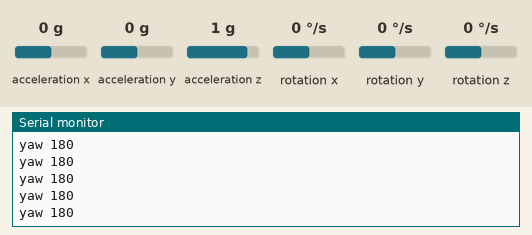
Recording of a sketch running on a simulated Arduino Uno, built with avr-gcc and run on an emulated ATmega328P. On the bench: the last lines printed to the serial monitor. The inputs (shaded band) are chosen by the test bench; at power-on: rotation y 0 °/s, acceleration y 0 g, acceleration x 0 g, acceleration z 1 g, rotation x 0 °/s, rotation z 0 °/s.

Above: at 1.2 s.
1.3 s: rotation y set to -192 °/s
At 1.83 s:
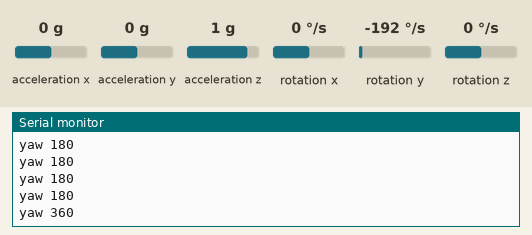
2.8 s: acceleration y set to -1.4 g
At 2.83 s:
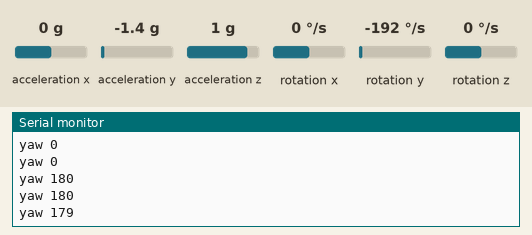
4.3 s: acceleration x set to -1.4 g
At 4.31 s:
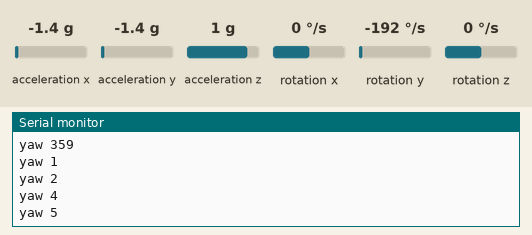
5.8 s: acceleration z set to -1.4 g
At 5.83 s:
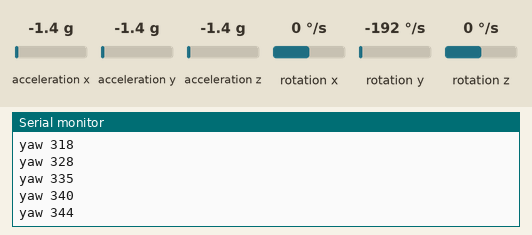
7.3 s: rotation x set to -192 °/s
At 7.31 s:
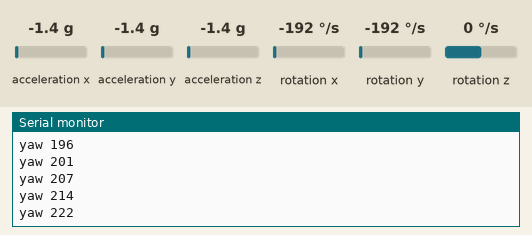
Timing chart, 0 to 9.8 s (numbered marks = the images above; inputs shaded):
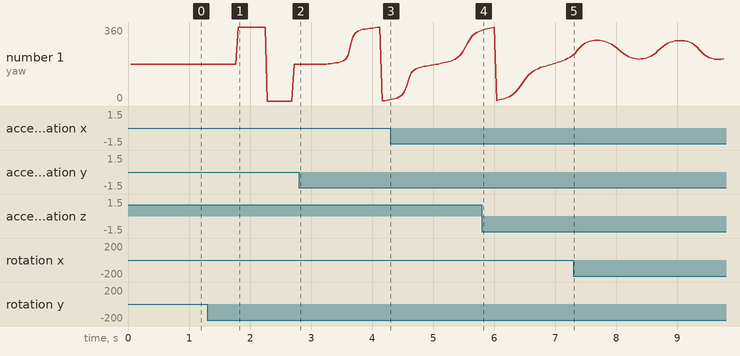

Measured:
- after the input at 1.3 s, the serial monitor: prints a new line after 0.51 s (image 1)
- after the input at 2.8 s, the serial monitor: prints a new line at once (image 2)
- plotted number 1: 180 → 5 after the input at 2.8 s

The sketch:

nitin1.ino
```cpp
#include <MPU9250.h>

#include <MadgwickAHRS.h>
#include <Wire.h>
#include <MPU6050.h>

MPU6050 mpu;

// Timers
unsigned long timer = 0;
float timeStep = 0.01;

// Pitch, Roll and Yaw values
float pitch = 0;
float roll = 0;
int yaw = 0;
Madgwick filter;
unsigned long microsPerReading, microsPrevious,microsNow;
float accelScale, gyroScale;


void setup()
{


   Serial.begin(9600);

  filter.begin(25);

  // initialize variables to pace updates to correct rate
  microsPerReading = 1000000 / 25;
  microsPrevious = micros();


  // Initialize MPU6050
  while(!mpu.begin(MPU6050_SCALE_2000DPS, MPU6050_RANGE_2G))
  {
    Serial.println("Could not find a valid MPU6050 sensor, check wiring!");
   // delay(500);
  }

  // Calibrate gyroscope. The calibration must be at rest.
  // If you don't want calibrate, comment this line.
  mpu.calibrateGyro();

  // Set threshold sensivty. Default 3.
  // If you don't want use threshold, comment this line or set 0.
  mpu.setThreshold(3);
}

void loop()
{
  timer = millis();
   microsNow = micros();
   if (microsNow - microsPrevious >= microsPerReading) {

    // Output raw
    Vector ng = mpu.readNormalizeGyro();


  Vector na= mpu.readNormalizeAccel();

    // update the filter, which computes orientation
    filter.updateIMU(ng.XAxis,ng.YAxis,ng.ZAxis,na.XAxis,na.YAxis,na.ZAxis);

    // print the heading, pitch and roll

   yaw = filter.getYaw();
    Serial.print("yaw ");
    Serial.println(yaw);

   // move_left_right();


    // increment previous time, so we keep proper pace
    microsPrevious = microsPrevious + microsPerReading;

  // Read normalized values


}

}
void forward()
  {
    /*digitalWrite(dir1,HIGH);
    digitalWrite(dir2,LOW);
       digitalWrite(dir3,HIGH);
    digitalWrite(dir4,LOW);*/

  }               // making all dir pin high to move the bot forward:

  void move_left_right()
  {
    while(yaw<179)

     {/*digitalWrite(pwm1,0);
      digitalWrite(pwm2,100);
      digitalWrite(dir3,HIGH);
      digitalWrite(dir4,LOW);
      digitalWrite(dir1,LOW);
      digitalWrite(dir2,LOW);*/

  /* timer = millis();
   microsNow = micros();
   if (microsNow - microsPrevious >= microsPerReading) {

    // Output raw
    Vector ng = mpu.readNormalizeGyro();


  Vector na= mpu.readNormalizeAccel();

    // update the filter, which computes orientation
    filter.updateIMU(ng.XAxis,ng.YAxis,ng.ZAxis,na.XAxis,na.YAxis,na.ZAxis);

    // print the heading, pitch and roll

      yaw = filter.getYaw();*/
       Serial.print(yaw);
       Serial.println("L");
       break;
      }


   while(yaw>=180)
     {/*digitalWrite(pwm2,0);
      digitalWrite(pwm1,100);
      digitalWrite(dir1,HIGH);
      digitalWrite(dir2,LOW);
      digitalWrite(dir3,LOW);
      digitalWrite(dir4,LOW);*/

    /* timer = millis();
   microsNow = micros();
   if (microsNow - microsPrevious >= microsPerReading) {

    // Output raw
    Vector ng = mpu.readNormalizeGyro();


  Vector na= mpu.readNormalizeAccel();

    // update the filter, which computes orientation
    filter.updateIMU(ng.XAxis,ng.YAxis,ng.ZAxis,na.XAxis,na.YAxis,na.ZAxis);

    // print the heading, pitch and roll

      yaw = filter.getYaw();*/
       Serial.print(yaw);
    Serial.println("R");
    break;
     }


   while (yaw==179)
     {
      //forward();
      Serial.print(yaw);
    Serial.println("F");
    break;

      }
   }


  //digital pwm 6 5 3 direction digital 4//
```
